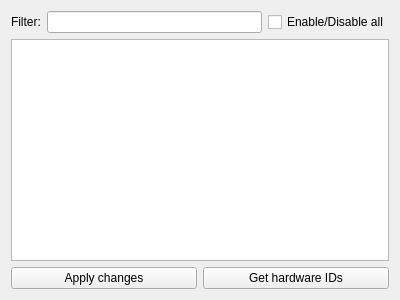
<?xml version="1.0" encoding="UTF-8"?>
<ui version="4.0">
 <class>OpenRGBSupportedDevicesPageUi</class>
 <widget class="QWidget" name="OpenRGBSupportedDevicesPageUi">
  <property name="geometry">
   <rect>
    <x>0</x>
    <y>0</y>
    <width>400</width>
    <height>300</height>
   </rect>
  </property>
  <property name="windowTitle">
   <string notr="true">Supported Devices Page</string>
  </property>
  <layout class="QVBoxLayout" name="verticalLayout">
   <item>
    <layout class="QHBoxLayout" name="horizontalLayout">
     <item>
      <widget class="QLabel" name="label">
       <property name="text">
        <string>Filter:</string>
       </property>
      </widget>
     </item>
     <item>
      <widget class="QLineEdit" name="Filter"/>
     </item>
     <item>
      <widget class="QCheckBox" name="ToggleAllCheckbox">
       <property name="text">
        <string>Enable/Disable all</string>
       </property>
      </widget>
     </item>
    </layout>
   </item>
   <item>
    <widget class="QTableView" name="SupportedDevicesTable"/>
   </item>
   <item>
    <layout class="QHBoxLayout" name="ButtonsLayout">
     <item>
      <widget class="QPushButton" name="SaveButton">
       <property name="text">
        <string>Apply changes</string>
       </property>
      </widget>
     </item>
     <item>
      <widget class="QPushButton" name="GetHardwareIDsButton">
       <property name="text">
        <string>Get hardware IDs</string>
       </property>
      </widget>
     </item>
    </layout>
   </item>
  </layout>
 </widget>
 <resources/>
 <connections/>
</ui>
